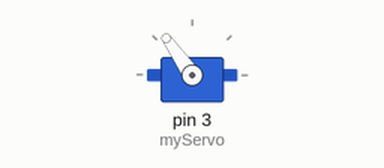
Recording of a sketch running on a simulated Arduino Uno, built with avr-gcc and run on an emulated ATmega328P. Shown: servo.

Above: at 4.05 s.
At 5.7 s:
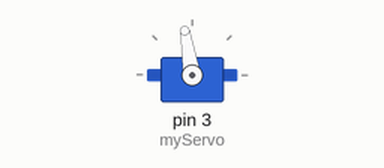
At 7.35 s:
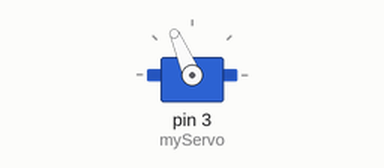
Timing chart, 0 to 9.4 s (numbered marks = the images above):
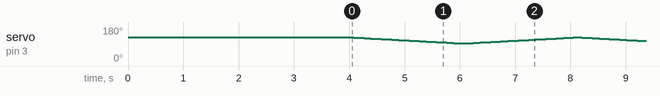

The sketch:

servo_test_arduino.ino
```cpp
#include <Servo.h>

Servo myServo;
int end_us = 1500;  // neutral pulse
int start_us = 1840;
int incr = 1;
int delay_time = 6;

void setup() {
  myServo.attach(3);
  myServo.writeMicroseconds(start_us);  // stop initially
  delay(4000);
}

//.9deg per us
void loop() {
  for (int pos = start_us; pos > end_us; pos -= incr) {
    myServo.writeMicroseconds(pos);
    delay(delay_time);  // controls sweep speed
  }

  for(int pos = end_us; pos < start_us; pos += incr){
    myServo.writeMicroseconds(pos);
    delay(delay_time);
  }
}
```
